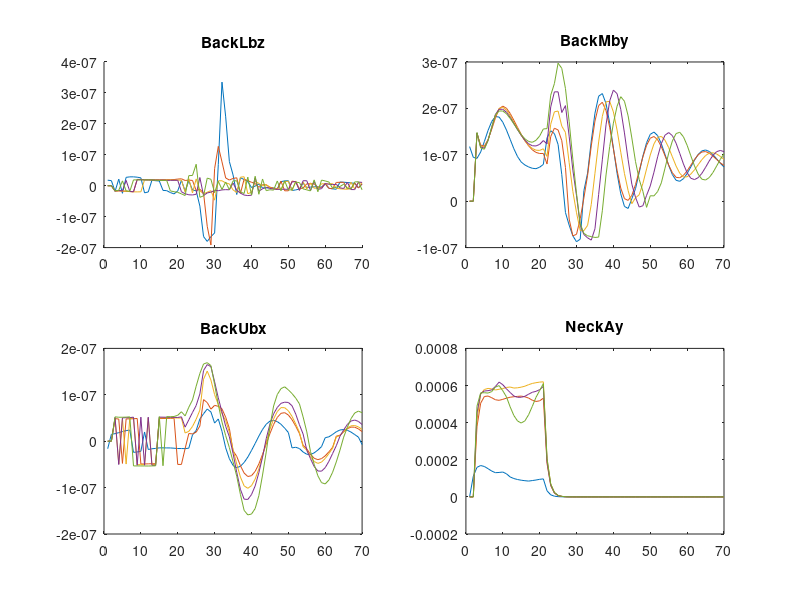
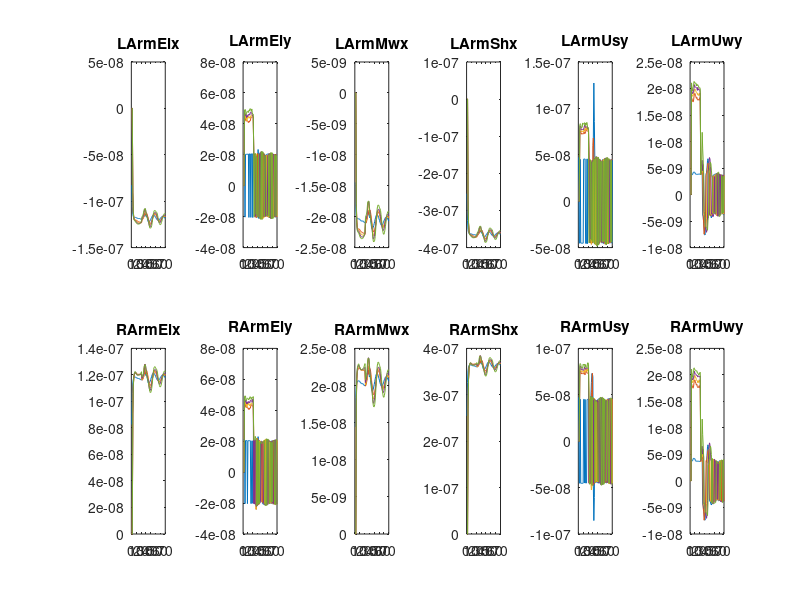
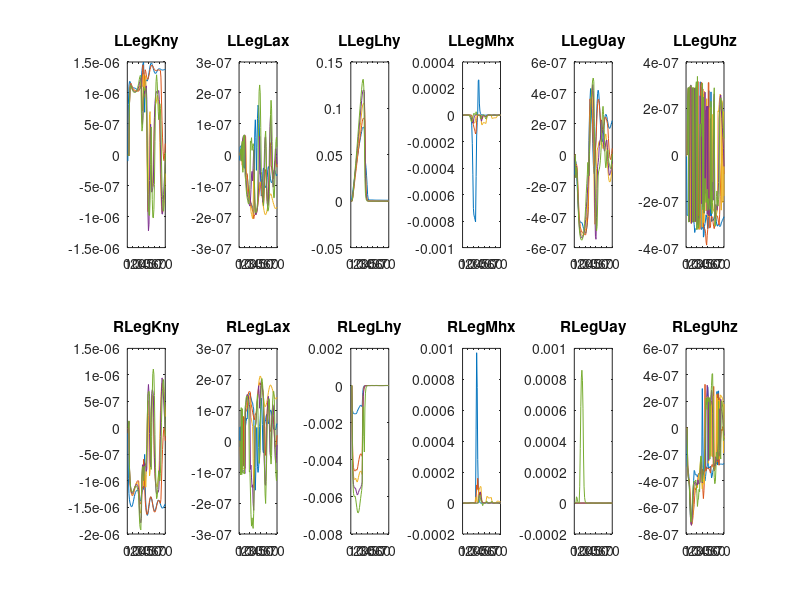

Write MATLAB code to recreate these figures, in order.
clear all
clc
load('RLL2KX2S.mat')
size = size(BackLbz);
index = size(1);


% plot 3 back 1 neck
figure;
subplot(2,2,1)
for SAMPLE= 1:index
hold on
plot(BackLbz(SAMPLE,:))
end
title('BackLbz')
subplot(2,2,2)
for SAMPLE= 1:index
plot(BackMby(SAMPLE,:))
hold on
end
title('BackMby')
subplot(2,2,3)
for SAMPLE= 1:index
plot(BackUbx(SAMPLE,:))
hold on
end
title('BackUbx')
subplot(2,2,4)
for SAMPLE= 1:index
plot(NeckAy(SAMPLE,:))
hold on
end
title('NeckAy')

% plot 6 LArm 6 RArm
figure;
subplot(2,6,1)
for SAMPLE= 1:index
plot (LArmElx(SAMPLE,:))
hold on
end
title('LArmElx')
subplot(2,6,2)
for SAMPLE= 1:index
plot (LArmEly(SAMPLE,:))
hold on
end
title('LArmEly')
subplot(2,6,3)
for SAMPLE= 1:index
plot (LArmMwx(SAMPLE,:))
hold on
end
title('LArmMwx')
subplot(2,6,4)
for SAMPLE= 1:index
plot (LArmShx(SAMPLE,:))
hold on
end
title('LArmShx')
subplot(2,6,5)
for SAMPLE= 1:index
plot (LArmUsy(SAMPLE,:))
hold on
end
title('LArmUsy')
subplot(2,6,6)
for SAMPLE= 1:index
plot (LArmUwy(SAMPLE,:))
hold on
end
title('LArmUwy')
subplot(2,6,7)
for SAMPLE= 1:index
plot (RArmElx(SAMPLE,:))
hold on
end
title('RArmElx')
subplot(2,6,8)
for SAMPLE= 1:index
plot (RArmEly(SAMPLE,:))
hold on
end
title('RArmEly')
subplot(2,6,9)
for SAMPLE= 1:index
plot (RArmMwx(SAMPLE,:))
hold on
end
title('RArmMwx')
subplot(2,6,10)
for SAMPLE= 1:index
plot (RArmShx(SAMPLE,:))
hold on
end
title('RArmShx')
subplot(2,6,11)
for SAMPLE= 1:index
plot (RArmUsy(SAMPLE,:))
hold on
end
title('RArmUsy')
subplot(2,6,12)
for SAMPLE= 1:index
plot (RArmUwy(SAMPLE,:))
hold on
end
title('RArmUwy')

% plot 6 LLeg 6 RLeg
figure;
subplot(2,6,1)
for SAMPLE= 1:index
plot (LLegKny(SAMPLE,:))
hold on
end
title('LLegKny')
subplot(2,6,2)
for SAMPLE= 1:index
plot (LLegLax(SAMPLE,:))
hold on
end
title('LLegLax')
subplot(2,6,3)
for SAMPLE= 1:index
plot (LLegLhy(SAMPLE,:))
hold on
end
title('LLegLhy')
subplot(2,6,4)
for SAMPLE= 1:index
plot (LLegMhx(SAMPLE,:))
hold on
end
title('LLegMhx')
subplot(2,6,5)
for SAMPLE= 1:index
plot (LLegUay(SAMPLE,:))
hold on
end
title('LLegUay')
subplot(2,6,6)
for SAMPLE= 1:index
plot (LLegUhz(SAMPLE,:))
hold on
end
title('LLegUhz')
subplot(2,6,7)
for SAMPLE= 1:index
plot (RLegKny(SAMPLE,:))
hold on
end
title('RLegKny')
subplot(2,6,8)
for SAMPLE= 1:index
plot (RLegLax(SAMPLE,:))
hold on
end
title('RLegLax')
subplot(2,6,9)
for SAMPLE= 1:index
plot (RLegLhy(SAMPLE,:))
hold on
end
title('RLegLhy')
subplot(2,6,10)
for SAMPLE= 1:index
plot (RLegMhx(SAMPLE,:))
hold on
end
title('RLegMhx')
subplot(2,6,11)
for SAMPLE= 1:index
plot (RLegUay(SAMPLE,:))
hold on
end
title('RLegUay')
subplot(2,6,12)
for SAMPLE= 1:index
plot (RLegUhz(SAMPLE,:))
hold on
end
title('RLegUhz')
